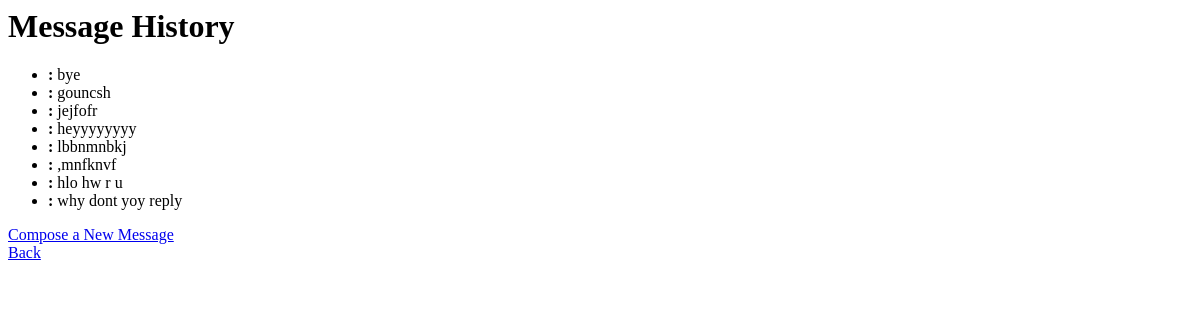
Before: /message_history/1/ (signed in) with the older database file.
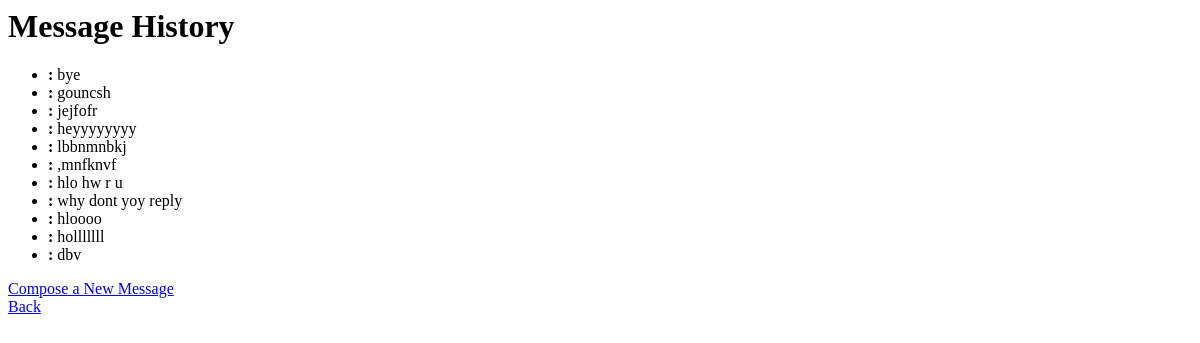
After: the same page with the newer database file.
### app/models.py (models this page shows, shortened)
class Message(models.Model):
    sender = models.ForeignKey(profile, on_delete=models.CASCADE, related_name='sent_messages')
    receiver = models.ForeignKey(profile, on_delete=models.CASCADE, related_name='received_messages')
    subject = models.CharField(max_length=255)
    message = models.TextField(max_length=500)
    timestamp = models.DateTimeField(auto_now_add=True)

### app/views.py (the view)
# urls.py: path('message_history/<int:receiver_id>/', views.message_history, name='message_history'),
@login_required
def message_history(request, receiver_id):
    messages = Message.objects.filter(
        (models.Q(id=receiver_id) |
         models.Q(sender_id=receiver_id))
    ).order_by('timestamp')
    print("howdey")
    return render(request, 'app/message_history.html', {'messages': messages, 'receiver_id':receiver_id})

### app/templates/app/message_history.html
{% block content %}
  <h1>Message History</h1>
  <ul>
    {% for message in messages %}
      <li>
        <strong>{{ message.sender.username }}:</strong> {{ message.message }}
      </li>
    {% endfor %}
  </ul>
        <div>
        <a href="{% url 'app:compose_message' receiver_id %}">Compose a New Message</a>
          <br>
        <a href="{% url 'app:profile_list' %}" class="btn btn-primary ">Back</a>
        </div>
{% endblock %}

Changed rows visible on the page:
added Message: message "hloooo"
added Message: message "holllllll"
added Message: message "dbv"
